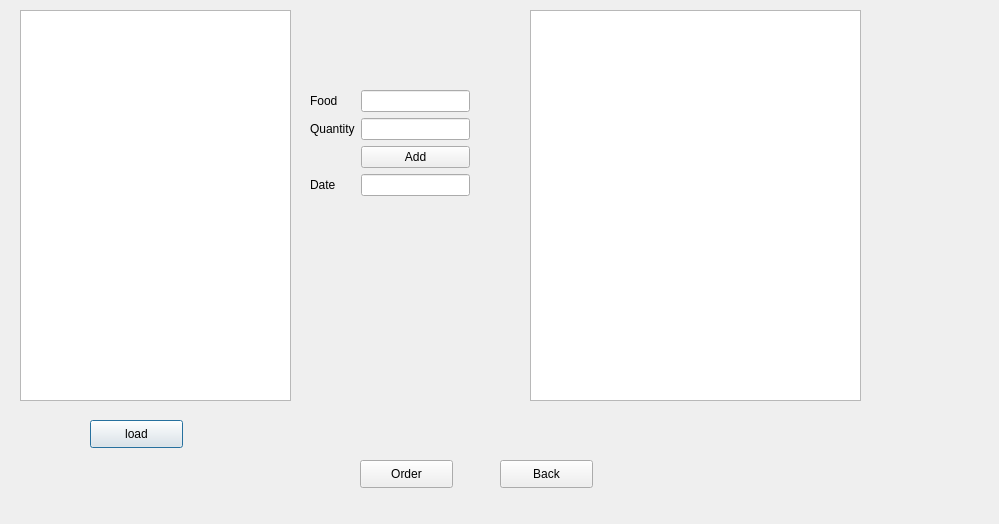
<?xml version="1.0" encoding="UTF-8"?>
<ui version="4.0">
 <class>order</class>
 <widget class="QDialog" name="order">
  <property name="geometry">
   <rect>
    <x>0</x>
    <y>0</y>
    <width>999</width>
    <height>524</height>
   </rect>
  </property>
  <property name="windowTitle">
   <string>Dialog</string>
  </property>
  <widget class="QTableView" name="tableView">
   <property name="geometry">
    <rect>
     <x>20</x>
     <y>10</y>
     <width>271</width>
     <height>391</height>
    </rect>
   </property>
  </widget>
  <widget class="QPushButton" name="loadtables">
   <property name="geometry">
    <rect>
     <x>90</x>
     <y>420</y>
     <width>93</width>
     <height>28</height>
    </rect>
   </property>
   <property name="text">
    <string>load</string>
   </property>
  </widget>
  <widget class="QPushButton" name="orderB">
   <property name="geometry">
    <rect>
     <x>360</x>
     <y>460</y>
     <width>93</width>
     <height>28</height>
    </rect>
   </property>
   <property name="text">
    <string>Order</string>
   </property>
  </widget>
  <widget class="QPushButton" name="backB">
   <property name="geometry">
    <rect>
     <x>500</x>
     <y>460</y>
     <width>93</width>
     <height>28</height>
    </rect>
   </property>
   <property name="text">
    <string>Back</string>
   </property>
  </widget>
  <widget class="QTableView" name="orderView">
   <property name="geometry">
    <rect>
     <x>530</x>
     <y>10</y>
     <width>331</width>
     <height>391</height>
    </rect>
   </property>
  </widget>
  <widget class="QWidget" name="formLayoutWidget">
   <property name="geometry">
    <rect>
     <x>310</x>
     <y>90</y>
     <width>160</width>
     <height>111</height>
    </rect>
   </property>
   <layout class="QFormLayout" name="formLayout">
    <item row="0" column="1">
     <widget class="QLineEdit" name="foodline"/>
    </item>
    <item row="0" column="0">
     <widget class="QLabel" name="label">
      <property name="text">
       <string>Food</string>
      </property>
     </widget>
    </item>
    <item row="1" column="1">
     <widget class="QLineEdit" name="qntline"/>
    </item>
    <item row="1" column="0">
     <widget class="QLabel" name="label_2">
      <property name="text">
       <string>Quantity</string>
      </property>
     </widget>
    </item>
    <item row="2" column="1">
     <widget class="QPushButton" name="addB">
      <property name="text">
       <string>Add</string>
      </property>
     </widget>
    </item>
    <item row="3" column="1">
     <widget class="QLineEdit" name="lineEdit"/>
    </item>
    <item row="3" column="0">
     <widget class="QLabel" name="label_3">
      <property name="text">
       <string>Date</string>
      </property>
     </widget>
    </item>
   </layout>
  </widget>
 </widget>
 <resources/>
 <connections/>
</ui>
